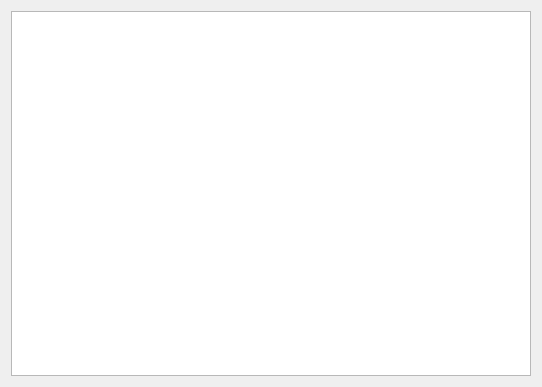
<?xml version="1.0" encoding="UTF-8"?>
<ui version="4.0">
 <class>Console</class>
 <widget class="QDialog" name="Console">
  <property name="geometry">
   <rect>
    <x>0</x>
    <y>0</y>
    <width>542</width>
    <height>387</height>
   </rect>
  </property>
  <property name="windowTitle">
   <string>isomod-GUI Console</string>
  </property>
  <layout class="QGridLayout" name="gridLayout_2">
   <item row="0" column="0">
    <widget class="QTextBrowser" name="logOutputText"/>
   </item>
  </layout>
 </widget>
 <resources/>
 <connections/>
</ui>
